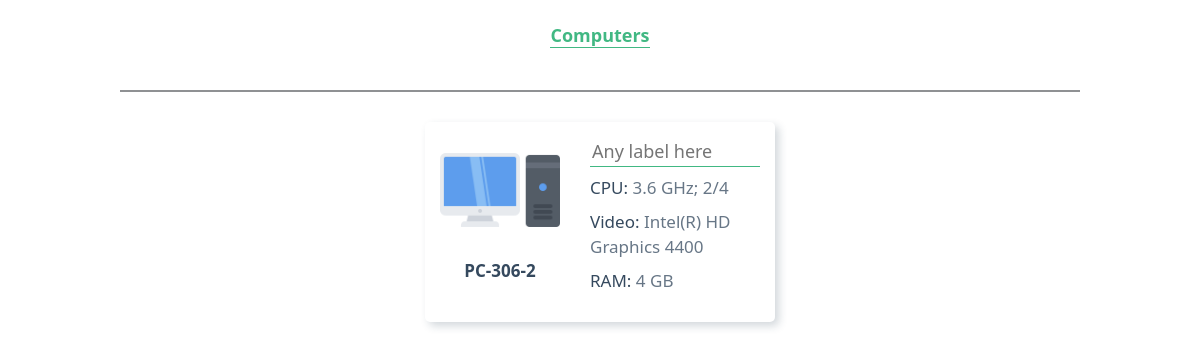
The page / on the database its author committed.
### db.py (models this page shows)
class BaseModel(Model):
    class Meta:
        database = conn

class PC(BaseModel):
    pc_id = AutoField(column_name='pc_id')
    hardware_type = CharField(max_length=50, null=True)
    os_name = CharField(max_length=50, null=True)
    os_version = CharField(max_length=50, null=True)
    os_architecture = CharField(max_length=50, null=True)
    pc_name = CharField(max_length=50, unique=True)
    domain = CharField(max_length=50, null=True)
    ip = IPField(null=True)
    cpu_name = CharField(max_length=100, null=True)
    cpu_clock = SmallIntegerField(null=True)
    cpu_cores = SmallIntegerField(null=True)
    cpu_threads = SmallIntegerField(null=True)
    cpu_socket = CharField(max_length=10, null=True)
    motherboard_manufacturer = CharField(max_length=50, null=True)
    motherboard_product = CharField(max_length=100, null=True)
    motherboard_serial = CharField(max_length=100, null=True)
    ram = IntegerField(null=True)
    ram0_Configuredclockspeed = IntegerField(null=True)
    ram0_Capacity = IntegerField(null=True)
    ram1_Configuredclockspeed = IntegerField(null=True)
    ram1_Capacity = IntegerField(null=True)
    ram2_Configuredclockspeed = IntegerField(null=True)
    ram2_Capacity = IntegerField(null=True)
    ram3_Configuredclockspeed = IntegerField(null=True)
    ram3_Capacity = IntegerField(null=True)
    videocard = CharField(max_length=100, null=True)
    resX = IntegerField(null=True)
    resY = IntegerField(null=True)
    username = CharField(max_length=100, null=True)
    timezone = CharField(max_length=100, null=True)
    user = CharField(max_length=200, null=True)
    serial_number = IntegerField(null=True)
    location = CharField(max_length=200, null=True)
    updated = DateTimeField()
    comment = TextField(null=True)
    label = CharField(max_length=100, null=True)
    class Meta:
        table_name = 'pc'

### main.py (the view)
@app.get("/")
async def root(request: Request):
    pcs = db.getAll()
    for pc in pcs:
        pc['href'] = app.url_path_for('get_pc', pc_name=pc['name'])
    context['request'] = request
    context['nav'] = [{'caption': 'Computers', 'href': app.url_path_for('root')}]
    context['items'] = pcs
    if len(context['items']):
        return templates.TemplateResponse('pc_list.html', context)
    else:
        return templates.TemplateResponse('no_pcs.html', context)

### templates/pc_list.html (shortened to what this page needs)
{% extends 'base.html' %}
{% block content %}
    <section class="pc_list">
        <div class="container">
            <div class="cards" id="pc_list">
                {% for pc in items %}
                    <div class="loader-wrapper">
                        <div class="card">
                            <a class="wrap" href="{{ pc.href }}">
                                <div class="caption">
                                    <img src="{{ url_for('static', path='/img/computer.png') }}" alt="">
                                    <p>{{ pc.name }}</p>
                                </div>
                            </a>
                            <div class="chars">
                                <input id="{{ pc.name }}" class="pc_label"
                                       value="{% if pc.label %}{{ pc.label }}{% endif %}" type="text"
                                       placeholder="Any label here">
                                <p>CPU:
                                    <span>{{ pc.cpu.clock  / 1000 }} GHz; {{ pc.cpu.cores }}/{{ pc.cpu.threads }}</span>
                                </p>
                                <p>Video: <span>{{ pc.videocard.name[:25] }}</span></p>
                                <p>RAM: <span>{{ pc.ram.size }} GB</span></p>
                            </div>
                        </div>
                    </div>
                {% endfor %}
            </div>
        </div>
    </section>
{% endblock %}

### static/css/main.css (style rules this page uses)
h1, h2, h3, h4, p, input, label, textarea { color: #35495e; }
p, label, textarea, input { margin-bottom: 0.5rem; font-size: 17px; }
input, textarea { margin-bottom: 0.5rem; outline: none; border: none; border-bottom: 2px #41b883 solid; font-size: 17px; font-weight: 500; width: 100%; }
input::placeholder, textarea::placeholder { font-weight: 500; }
a { text-decoration: none; color: #41b883; position: relative; font-size: 18px; font-weight: 600; }
a::after { content: ""; display: block; position: absolute; left: 0; bottom: -1px; height: 1px; width: 100%; background: #41b883; transition: 0.2s ease; }
a.wrap::after { display: none; }
section.pc_list .loader-wrapper { border-radius: 5px; transition: 0.2s ease; }
section.pc_list .cards { display: flex; justify-content: space-around; flex-flow: row wrap; }
section.pc_list .cards .card { margin: 10px; display: grid; grid-template-columns: 1.5fr 2fr; border: none; box-shadow: 4px 4px 8px 0px rgba(34, 60, 80, 0.2); border-radius: 5px; height: 200px; width: 350px; }
section.pc_list .cards .card .caption, section.pc_list .cards .card .chars { padding: 15px; }
section.pc_list .cards .card .caption { height: 100%; display: flex; flex-direction: column; justify-content: space-around; }
section.pc_list .cards .card .caption p { text-align: center; font-weight: 600; }
section.pc_list .cards .card .caption img { max-width: 100%; }
section.pc_list .cards .card .chars input { margin-bottom: 0.5rem; outline: none; border: none; border-bottom: 1px #41b883 solid; font-size: 18px; font-weight: 600; width: 100%; }
section.pc_list .cards .card .chars input::placeholder { font-weight: 500; }
section.pc_list .cards .card .chars span { opacity: 0.75; }
.loader-wrapper { position: relative; }

### rows shown on the page
PC: name "PC-306-2", pc.cpu.clock/1000 "3.6", cpu.cores "2", cpu.threads "4", videocard "Intel(R) HD Graphics 4400", ram.size "4"

### other values the page prints
{{ item.caption }} "Computers"
